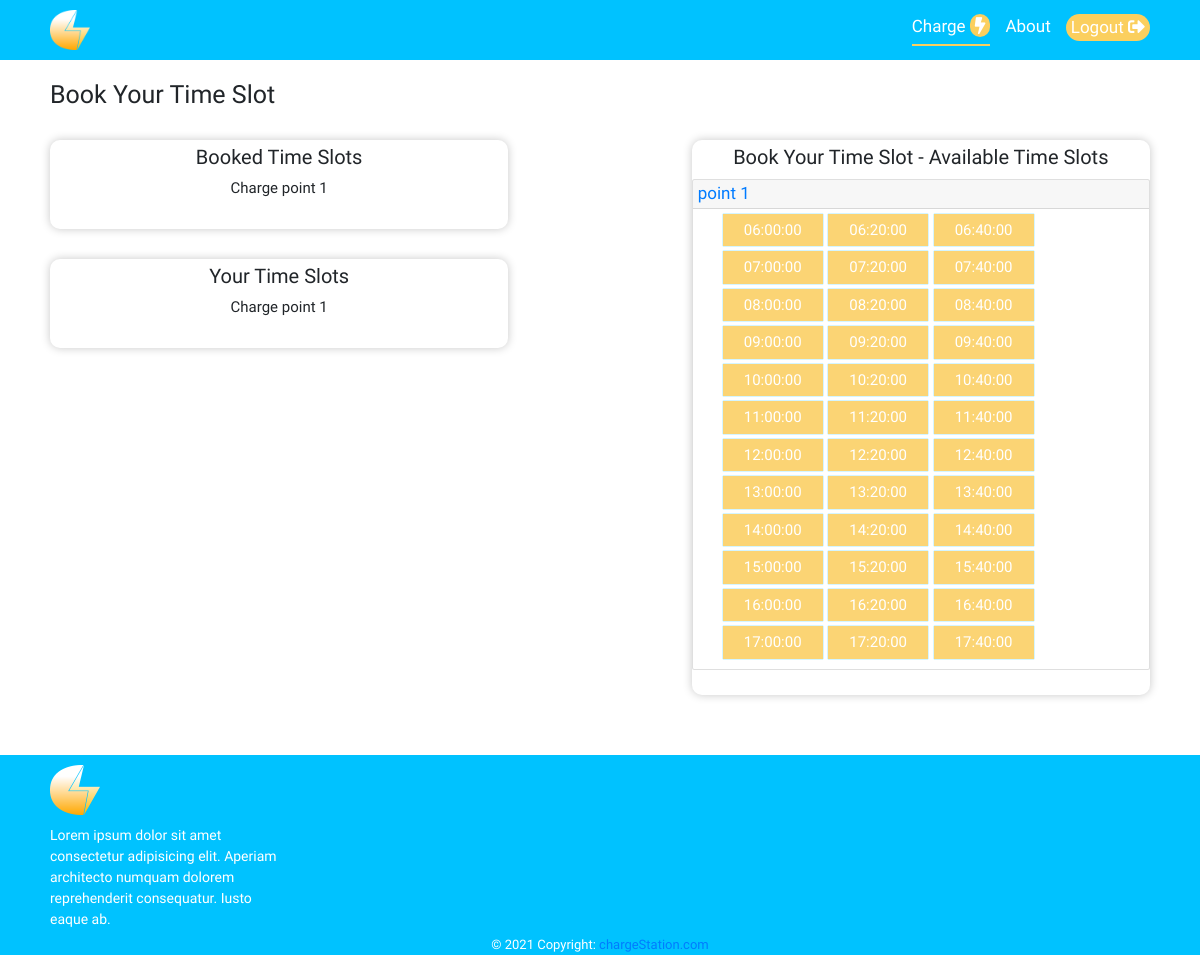
/user/Vvce charge/ (signed in), run on the app's committed database.
### chargeStationManager/models.py (models this page shows, shortened)
class ChargePoint(models.Model):
    id = models.AutoField(primary_key=True)
    station_id = models.ForeignKey(get_user_model(), on_delete=models.CASCADE)
    point_number = models.CharField(max_length=50)
    occupied = models.BooleanField(default=False)

### users/views.py (the view, shortened to what this page needs)
# urls.py: path('<str:st_name>/', views.bookSlot, name='bookSlot'),
@login_required
def bookSlot(request, st_name):
    today = date.today()
    station = get_object_or_404(get_user_model(), station_name=st_name)
    cp = ChargePoint.objects.filter(station_id=station)
    slots = bookedSlotLogDetail.objects.filter(station=station, booked_date=today).order_by('charge_point_number','slot_booked_time')
    slot_s = chargeSlotsCaculation(cp, slots)
    if request.method == 'GET':
        return render(request, 'users/book_slots.html',{'station':station, 'cp':cp, 'slots':slots, 'slot_s':slot_s})

### users/templates/users/book_slots.html (shortened to what this page needs)
{% extends 'users/base.html' %}
{% load static %}
{% block content %}
          <div class="row book_time_slot">
            <div class="col-md-12 mb-5">
                <h2>Book Your Time Slot</h2>
            </div>
            <div class="col-md-5">
                <div class="row mb-5 booked_time_slot">
                    <div class="col-md-12 mb-3">
                        <h3 align='center'>Booked Time Slots</h3>
                    </div>
                    <div class="col-md-12">
                        <div class="row">
                          {% if cp %}
                            {% for p in cp %}
                              <div class="ChargePoint">
                                <div class="ChargePoint_num">
                                  <h4>Charge {{ p.point_number }}</h4>
                                </div>
                                <div class="ChargePoint_slots">
                                </div>
                              </div>
                            {% endfor %}
                          {% else %}
                          <h4>No Charge Points available</h4>
                          {% endif %}
                        </div>
                    </div>
                </div>
                <div class="row booked_time_slot">
                  <div class="col-md-12 mb-3">
                      <h3 align='center'>Your Time Slots</h3>
                  </div>
                  <div class="col-md-12">
                      <div class="row">
                        {% if cp %}
                          {% for p in cp %}
                            <div class="ChargePoint">
                              <div class="ChargePoint_num">
                                <h4>Charge {{ p.point_number }}</h4>
                              </div>
                              <div class="ChargePoint_slots">
                              </div>
                            </div>
                          {% endfor %}
                        {% else %}
                        <h4>No Charge Points available</h4>
                        {% endif %}
                      </div>
                  </div>
              </div>
              </div>
            <div class="col-md-2"></div>
            <div class="col-md-5">
              <div class="row booking_time_slot">
                <div class="col-md-12 mb-3">
                  <h3 align='center'>Book Your Time Slot - Available Time Slots</h3>
                </div>
                <div class="col-md-12">
                  <div class="accordion" id="accordionExample">
                    {% for point in cp %}
                    {% with point.id as num %}
                      <div class="card">
                        <div class="card-header" id="heading{{ point.point_number }}">
                          <h2 class="mb-0">
                            <button class="btn btn-link btn-block text-left" type="button" data-toggle="collapse" data-target="#{{ num }}" aria-expanded="true" aria-controls="{{ num }}">
                              {{ point.point_number }}
                            </button>
                          </h2>
                        </div>
                        <div id="{{ num }}" class="collapse show" aria-labelledby="heading{{ num }}" data-parent="#accordionExample">
                          <div class="card-body">
                            <div class="row">
                              <div class="col-md-12">
                                <div class="row">
                                  <div class="ChargePoint_slots">
                                    {% for  key, values in slot_s.items %}
                                      {% if key == point.point_number %}
                                          {% for value in values %}
                                            {% if value.status == 'not booked' %}
                                                <p class="slot" onclick="getValue('{{ value.time }}','{{ point.point_number }}')" disabled>{{ value.time }}</p>
                                              {% elif value.status == 'booked' %}
                                                {% if value.point == point.point_number %}
                                                  <p class="slot alert-danger" disabled>{{ value.time }}</p>
                                                {% else %}
                                                  <p class="slot" onclick="getValue('{{ value.time }}','{{ point.point_number }}')" disabled>{{ value.time }}</p>
                                                {% endif %}
                                              {% endif %}
                                          {% endfor %}
                                      {% endif %}
                                    {% endfor %}
                                  </div>
                                </div>
                              </div>
                            </div>
                          </div>
                        </div>
                      </div>
                      {% endwith %}
                    {% endfor %}
                  </div>
                </div>
                <div class="col-md-12">
                  <form action="" method="POST">
                    </form>
                </div>
              </div>
            </div>
          </div>
        </div>
{% endblock %}

### users/static/styles/styles.css (style rules this page uses)
* { margin: 0% !important; padding: 0% !important; box-sizing: border-box !important; }
html { font-size: 10px; }
body { font-family: 'KoHo', sans-serif; font-weight: 200; }
h2 { font-size: 2.5rem; }
h3 { font-size: 2rem; }
h4 { font-size: 1.5rem; }
.btn { font-size: 1.7rem; font-weight: 500; border: none; border-radius: 2rem; padding: .1rem .5rem !important; }
.book_time_slot { padding: 1rem 5rem !important; }
.booked_time_slot, .booking_time_slot { display: flex; flex-direction: column; box-shadow: 0 0 1rem rgb(200, 200, 200); padding: .5rem 0rem !important; border-radius: 1rem; }
.booking_time_slot form { display: flex; flex-direction: column; align-items: center; padding: .5rem 0rem !important; }
.ChargePoint { width: 100%; display: flex; flex-direction: column; align-items: center; margin-bottom: 1rem !important; }
.ChargePoint_num { width: auto; margin-bottom: .7rem !important; }
.ChargePoint_slots { padding: .5rem 3rem !important; width: 100%; }
.slot { display: inline-block !important; width: 100px; padding: .5rem !important; margin-right: .3rem !important; margin-bottom: .5rem !important; background-color: #fbce5edc; font-size: 1.5rem; font-weight: 500; color: #fff; text-align: center; box-shadow: 0 0 .1rem #00c3ff; border: none; }

### data on the page
ChargePoint: point_number "point 1", time "06:00:00" "06:20:00" "06:40:00" "07:00:00" "07:20:00" "07:40:00" "08:00:00" "08:20:00" "08:40:00" "09:00:00" "09:20:00" "09:40:00" "10:00:00" "10:20:00" "10:40:00" "11:00:00" "11:20:00" "11:40:00" "12:00:00" "12:20:00" "12:40:00" "13:00:00" "13:20:00" "13:40:00" "14:00:00" "14:20:00" "14:40:00" "15:00:00" "15:20:00" "15:40:00" "16:00:00" "16:20:00" "16:40:00" "17:00:00" "17:20:00" "17:40:00"
